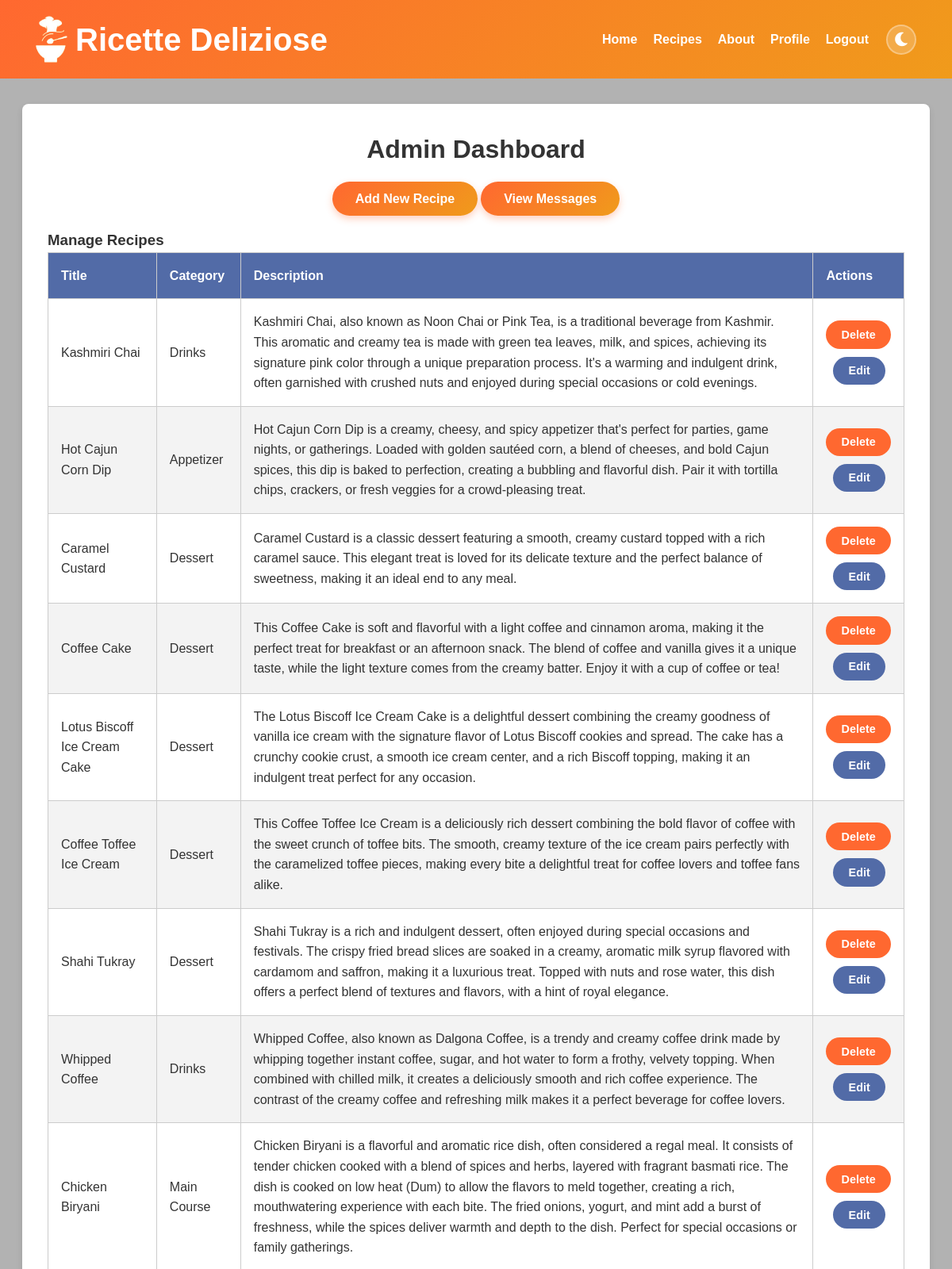
The page /admin (signed in, upper part) on the database its author committed.
### model.py (models this page shows, shortened)
class Recipe(db.Model):
    id = db.Column(db.Integer, primary_key=True)
    title = db.Column(db.String(100), nullable=False)
    description = db.Column(db.Text, nullable=False)
    instructions = db.Column(db.Text, nullable=False)
    image = db.Column(db.String(100), nullable=True)
    created_at = db.Column(db.DateTime, default=datetime.utcnow)
    category_id = db.Column(db.Integer, db.ForeignKey('category.id'), nullable=False)
    ingredients = db.relationship('Ingredient', secondary=recipe_ingredient, backref='recipes')
    category = db.relationship('Category', backref=db.backref('recipes', lazy=True))

class Category(db.Model):
    __tablename__ = 'category'
    id = db.Column(db.Integer, primary_key=True)
    name = db.Column(db.String(50), unique=True, nullable=False)
    def __repr__(self):
        return f'{self.name}'

### app.py (the view, shortened to what this page needs)
@app.route('/admin', methods=['GET', 'POST'])
def admin_dashboard():
    if 'user_id' not in session:
        flash('Please login to access the admin dashboard.', 'warning')
        return redirect(url_for('login'))
    user = user_repository.get_user_by_id(session['user_id'])
    if not user or not user.is_admin:
        if not user:
            session.pop('user_id', None)
        flash('Access denied! Admins only.', 'danger')
        return redirect(url_for('home'))
    recipes = recipe_repository.get_all_recipes()
    return render_template('admin_dashboard.html', recipes=recipes)

### repositories.py (called while the page is built)
    def get_all_recipes(self):
        return Recipe.query.all()

    def get_user_by_id(self, user_id):
        return db.session.get(User, user_id)

### templates/admin_dashboard.html (shortened to what this page needs)
<!DOCTYPE html>
<html lang="en">
<head>
    <link href="https://cdnjs.cloudflare.com/ajax/libs/font-awesome/5.15.4/css/all.min.css" rel="stylesheet">
    <link rel="stylesheet" href="{{ url_for('static', filename='css/theme.css') }}">
    <link rel="stylesheet" href="{{ url_for('static', filename='css/admin_dashboard.css') }}">
</head>
<body>
<header>
    <div class="container">
        <div class="logo-title">
            <img src="{{ url_for('static', filename='images/logo.png') }}" alt="Logo" class="logo" width="40"
                height="59">
            <h1>Ricette Deliziose</h1>
        </div>
        <nav>
            <a href="{{ url_for('home') }}">Home</a>
            <a href="{{ url_for('recipe') }}">Recipes</a>
            <a href="{{ url_for('about') }}">About</a>
            <a href="{{ url_for('profile') }}">Profile</a>
            <a href="{{ url_for('logout') }}">Logout</a>
            <button class="theme-toggle" id="theme-toggle-btn" aria-label="Toggle Theme">
                <i class="fas fa-moon"></i>
            </button>
        </nav>
    </div>
</header>
<main class="dashboard-container">
    <h2>Admin Dashboard</h2>
    <section class="admin-actions">
        <a href="{{ url_for('add_recipe') }}" class="btn">Add New Recipe</a>
        <a href="{{ url_for('admin_messages') }}" class="btn">View Messages</a>
    </section>
    <section class="manage-recipes">
        <h3>Manage Recipes</h3>
        <table>
            <thead>
                <tr>
                    <th>Title</th>
                    <th>Category</th>
                    <th>Description</th>
                    <th>Actions</th>
                </tr>
            </thead>
            <tbody>
                {% for recipe in recipes %}
                <tr>
                    <td onclick="window.location.href='{{ url_for('recipe_details', recipe_id=recipe.id) }}';" style="cursor: pointer;">{{ recipe.title }}</td>
                    <td onclick="window.location.href='{{ url_for('recipe_details', recipe_id=recipe.id) }}';" style="cursor: pointer;">{{ recipe.category }}</td>
                    <td onclick="window.location.href='{{ url_for('recipe_details', recipe_id=recipe.id) }}';" style="cursor: pointer;">{{ recipe.description }}</td>
                    <td>
                        <form method="POST" action="{{ url_for('admin_dashboard') }}" style="display: inline;">
                            <button type="submit" name="action" value="delete" class="btn-delete">Delete</button>
                            <button type="submit" name="action" value="edit" class="btn-edit">Edit</button>
                        </form>
                    </td>
                </tr>
                {% endfor %}
            </tbody>
        </table>
    </section>
</main>
</body>
</html>

### static/css/theme.css (style rules this page uses)
:root { --bg-primary: #ffffff; --bg-secondary: #f9f9f9; --bg-card: #ffffff; --bg-overlay: linear-gradient(rgba(0, 0, 0, 0.3), rgba(0, 0, 0, 0.3)); --text-primary: #333333; --text-secondary: #666666; --text-muted: #888888; --border-color: #e0e0e0; --shadow-color: rgba(0, 0, 0, 0.1); --shadow-heavy: rgba(0, 0, 0, 0.15); --header-gradient: linear-gradient(135deg, #FF6830, #f09b1b); --accent-gradient: linear-gradient(90deg, #FF6830, #f09b1b, #526ba7); --btn-gradient: linear-gradient(135deg, #FF6830, #f09b1b); --btn-gradient-hover: linear-gradient(135deg, #e55a28, #d88a17); --accent-orange: #FF6830; --accent-gold: #f09b1b; --accent-blue: #526ba7; --accent-blue-dark: #1d365e; --input-bg: #fafafa; --input-border: #e0e0e0; --input-focus-border: #f09b1b; --input-focus-shadow: rgba(240, 155, 27, 0.15); --footer-bg: #333333; --footer-text: #ffffff; --table-header-bg: #526ba7; --table-even-row: #f3f3f3; --table-hover-row: #f0d8b3; --table-border: #ccc; --alert-success-bg: #d4edda; --alert-success-border: #28a745; --alert-success-text: #155724; --alert-danger-bg: #f8d7da; --alert-danger-border: #dc3545; --alert-danger-text: #721c24; --alert-warning-bg: #fff3cd; --alert-warning-border: #ffc107; --alert-warning-text: #856404; --alert-info-bg: #d1ecf1; --alert-info-border: #17a2b8; --alert-info-text: #0c5460; --toggle-bg: rgba(255, 255, 255, 0.2); --toggle-hover-bg: rgba(255, 255, 255, 0.35); --theme-transition: background-color 0.35s ease, color 0.35s ease, border-color 0.35s ease, box-shadow 0.35s ease; }
body, header, footer, main, .recipe-card, .recipe-item, .profile-container, .form-container, .auth-card, .about-section, .dashboard-container, #contact-form, .recipe-detail-container, table, th, td, input, textarea, select { transition: var(--theme-transition); }
.theme-toggle { background: var(--toggle-bg); border: 2px solid rgba(255, 255, 255, 0.3); color: white; width: 38px; height: 38px; border-radius: 50%; cursor: pointer; display: flex; align-items: center; justify-content: center; font-size: 1.1rem; transition: all 0.3s cubic-bezier(0.175, 0.885, 0.32, 1.275); margin-left: 12px; flex-shrink: 0; }
.theme-toggle .fa-moon { display: inline-block; }

### rows shown on the page
Recipe: title "Kashmiri Chai", category "Drinks", description "Kashmiri Chai, also known as Noon Chai or Pink Tea, is a traditional beverage from Kashmir. This aromatic and creamy tea is made with green tea leaves, milk, and spices, achieving its signature pink color through a unique preparation process. It's a warming and indulgent drink, often garnished with crushed nuts and enjoyed during special occasions or cold evenings."
Recipe: title "Hot Cajun Corn Dip", category "Appetizer", description "Hot Cajun Corn Dip is a creamy, cheesy, and spicy appetizer that's perfect for parties, game nights, or gatherings. Loaded with golden sautéed corn, a blend of cheeses, and bold Cajun spices, this dip is baked to perfection, creating a bubbling and flavorful dish. Pair it with tortilla chips, crackers, or fresh veggies for a crowd-pleasing treat."
Recipe: title "Caramel Custard", category "Dessert", description "Caramel Custard is a classic dessert featuring a smooth, creamy custard topped with a rich caramel sauce. This elegant treat is loved for its delicate texture and the perfect balance of sweetness, making it an ideal end to any meal."
Recipe: title "Coffee Cake", category "Dessert", description "This Coffee Cake is soft and flavorful with a light coffee and cinnamon aroma, making it the perfect treat for breakfast or an afternoon snack. The blend of coffee and vanilla gives it a unique taste, while the light texture comes from the creamy batter. Enjoy it with a cup of coffee or tea!"
Recipe: title "Lotus Biscoff Ice Cream Cake", category "Dessert", description "The Lotus Biscoff Ice Cream Cake is a delightful dessert combining the creamy goodness of vanilla ice cream with the signature flavor of Lotus Biscoff cookies and spread. The cake has a crunchy cookie crust, a smooth ice cream center, and a rich Biscoff topping, making it an indulgent treat perfect for any occasion."
Recipe: title "Coffee Toffee Ice Cream", category "Dessert", description "This Coffee Toffee Ice Cream is a deliciously rich dessert combining the bold flavor of coffee with the sweet crunch of toffee bits. The smooth, creamy texture of the ice cream pairs perfectly with the caramelized toffee pieces, making every bite a delightful treat for coffee lovers and toffee fans alike."
Recipe: title "Shahi Tukray", category "Dessert", description "Shahi Tukray is a rich and indulgent dessert, often enjoyed during special occasions and festivals. The crispy fried bread slices are soaked in a creamy, aromatic milk syrup flavored with cardamom and saffron, making it a luxurious treat. Topped with nuts and rose water, this dish offers a perfect blend of textures and flavors, with a hint of royal elegance."
Recipe: title "Whipped Coffee", category "Drinks", description "Whipped Coffee, also known as Dalgona Coffee, is a trendy and creamy coffee drink made by whipping together instant coffee, sugar, and hot water to form a frothy, velvety topping. When combined with chilled milk, it creates a deliciously smooth and rich coffee experience. The contrast of the creamy coffee and refreshing milk makes it a perfect beverage for coffee lovers."
Recipe: title "Chicken Biryani", category "Main Course", description "Chicken Biryani is a flavorful and aromatic rice dish, often considered a regal meal. It consists of tender chicken cooked with a blend of spices and herbs, layered with fragrant basmati rice. The dish is cooked on low heat (Dum) to allow the flavors to meld together, creating a rich, mouthwatering experience with each bite. The fried onions, yogurt, and mint add a burst of freshness, while the spices deliver warmth and depth to the dish. Perfect for special occasions or family gatherings."
